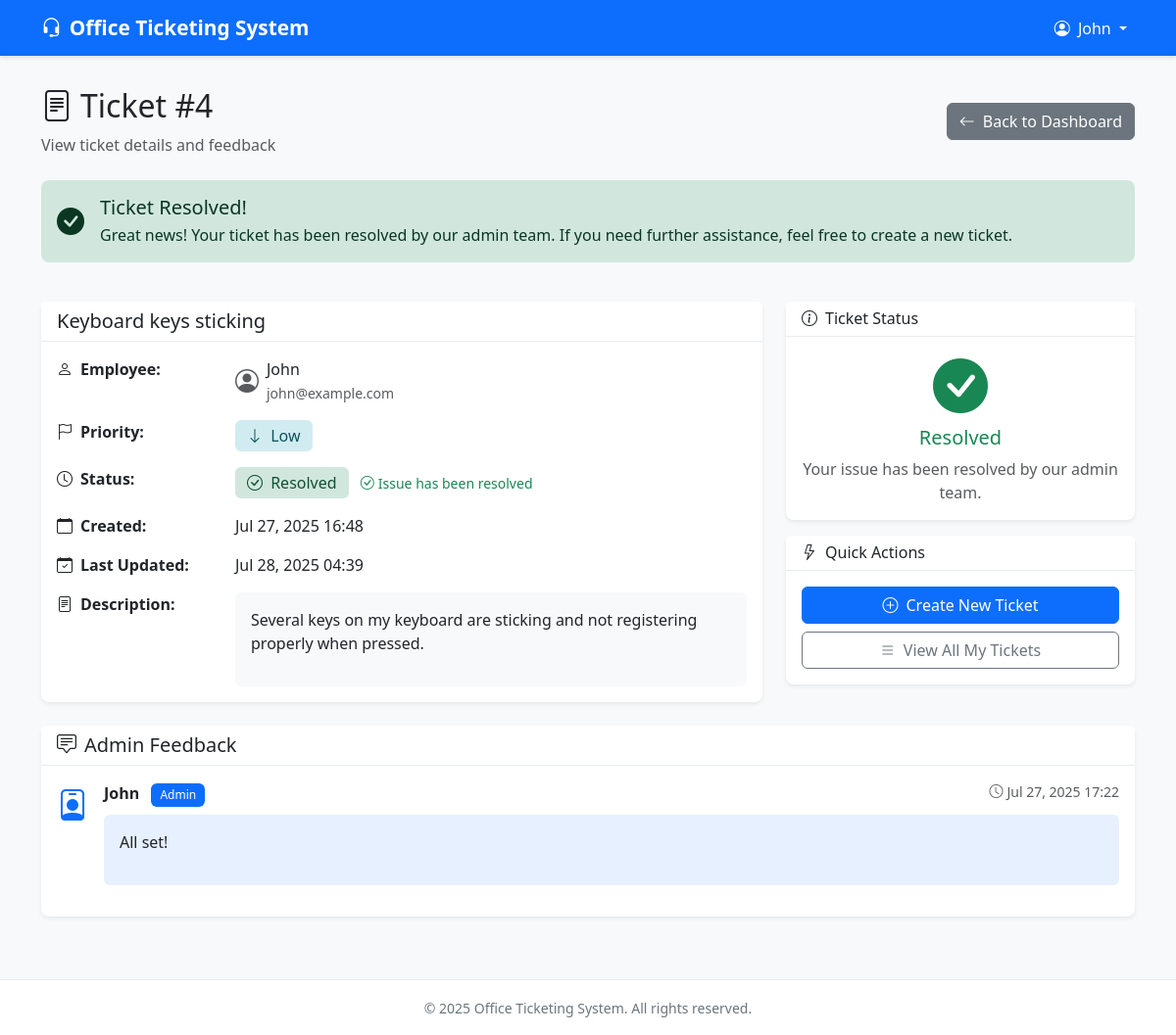
The page /ticket/4/ (signed in) on the database its author committed.
### tickets/models.py (models this page shows, shortened)
class Ticket(models.Model):
    PRIORITY_CHOICES = [
        ('low', 'Low'),
        ('medium', 'Medium'),
        ('high', 'High'),
        ('urgent', 'Urgent'),
    ]
    STATUS_CHOICES = [
        ('open', 'Open'),
        ('ongoing', 'Ongoing'),
        ('resolved', 'Resolved'),
        ('closed', 'Closed'),
    ]
    title = models.CharField(max_length=200)
    description = models.TextField()
    priority = models.CharField(max_length=10, choices=PRIORITY_CHOICES, default='medium')
    status = models.CharField(max_length=10, choices=STATUS_CHOICES, default='open')
    employee = models.ForeignKey(User, on_delete=models.CASCADE, related_name='tickets')
    created_at = models.DateTimeField(default=timezone.now)
    updated_at = models.DateTimeField(auto_now=True)
    class Meta:
        ordering = ['-created_at']

class TicketFeedback(models.Model):
    ticket = models.ForeignKey(Ticket, on_delete=models.CASCADE, related_name='feedback')
    admin_user = models.ForeignKey(User, on_delete=models.CASCADE)
    message = models.TextField()
    created_at = models.DateTimeField(default=timezone.now)
    class Meta:
        ordering = ['-created_at']

### tickets/views.py (the view)
# urls.py: path('ticket/<int:ticket_id>/', views.ticket_detail, name='ticket_detail'),
@login_required
def ticket_detail(request, ticket_id):
    ticket = get_object_or_404(Ticket, id=ticket_id)
    if not is_admin(request.user) and ticket.employee != request.user:
        messages.error(request, 'You can only view your own tickets.')
        return redirect('employee_dashboard')
    feedback_list = ticket.feedback.all()
    return render(request, 'ticket_detail.html', {
        'ticket': ticket,
        'feedback_list': feedback_list
    })

### tickets/views.py (called while the page is built)
def is_admin(user):
    return user.is_staff or user.is_superuser

### templates/ticket_detail.html (shortened to what this page needs)
{% extends 'base.html' %}
{% block content %}
<div class="row mb-4">
    <div class="col-12">
        <div class="d-flex justify-content-between align-items-center">
            <div>
                <h2><i class="bi bi-file-text me-2"></i>Ticket #{{ ticket.id }}</h2>
                <p class="text-muted mb-0">View ticket details and feedback</p>
            </div>
            <a href="{% if user.is_staff %}{% url 'admin_dashboard' %}{% else %}{% url 'employee_dashboard' %}{% endif %}" class="btn btn-secondary">
                <i class="bi bi-arrow-left me-2"></i>Back to Dashboard
            </a>
        </div>
    </div>
</div>
{% if ticket.status == 'resolved' %}
<div class="row mb-4">
    <div class="col-12">
        <div class="alert alert-success" role="alert">
            <div class="d-flex align-items-center">
                <i class="bi bi-check-circle-fill me-3 fs-3"></i>
                <div>
                    <h5 class="alert-heading mb-1">Ticket Resolved!</h5>
                    <p class="mb-0">Great news! Your ticket has been resolved by our admin team. If you need further assistance, feel free to create a new ticket.</p>
                </div>
            </div>
        </div>
    </div>
</div>
{% endif %}
<div class="row">
    <div class="col-lg-8">
        <div class="card">
            <div class="card-header">
                <h5 class="mb-0">{{ ticket.title }}</h5>
            </div>
            <div class="card-body">
                <div class="row mb-3">
                    <div class="col-sm-3"><strong><i class="bi bi-person me-2"></i>Employee:</strong></div>
                    <div class="col-sm-9">
                        <div class="d-flex align-items-center">
                            <i class="bi bi-person-circle me-2 text-muted fs-4"></i>
                            <div>
                                <div class="fw-medium">{{ ticket.employee.first_name|default:ticket.employee.username }}</div>
                                <small class="text-muted">{{ ticket.employee.email }}</small>
                            </div>
                        </div>
                    </div>
                </div>
                <div class="row mb-3">
                    <div class="col-sm-3"><strong><i class="bi bi-flag me-2"></i>Priority:</strong></div>
                    <div class="col-sm-9">
                        <span class="badge priority-{{ ticket.priority }} fs-6">
                            {% if ticket.priority == 'urgent' %}
                                <i class="bi bi-exclamation-triangle me-1"></i>
                            {% elif ticket.priority == 'high' %}
                                <i class="bi bi-arrow-up me-1"></i>
                            {% elif ticket.priority == 'medium' %}
                                <i class="bi bi-dash me-1"></i>
                            {% else %}
                                <i class="bi bi-arrow-down me-1"></i>
                            {% endif %}
                            {{ ticket.get_priority_display }}
                        </span>
                    </div>
                </div>
                <div class="row mb-3">
                    <div class="col-sm-3"><strong><i class="bi bi-clock me-2"></i>Status:</strong></div>
                    <div class="col-sm-9">
                        <span class="badge status-{{ ticket.status }} fs-6">
                            {% if ticket.status == 'open' %}
                                <i class="bi bi-circle me-1"></i>
                            {% elif ticket.status == 'ongoing' %}
                                <i class="bi bi-arrow-clockwise me-1"></i>
                            {% elif ticket.status == 'resolved' %}
                                <i class="bi bi-check-circle me-1"></i>
                            {% else %}
                                <i class="bi bi-x-circle me-1"></i>
                            {% endif %}
                            {{ ticket.get_status_display }}
                        </span>
                        {% if ticket.status == 'resolved' %}
                            <small class="text-success ms-2">
                                <i class="bi bi-check-circle me-1"></i>Issue has been resolved
                            </small>
                        {% endif %}
                    </div>
                </div>
                <div class="row mb-3">
                    <div class="col-sm-3"><strong><i class="bi bi-calendar me-2"></i>Created:</strong></div>
                    <div class="col-sm-9">{{ ticket.created_at|date:"M d, Y H:i" }}</div>
                </div>
                <div class="row mb-3">
                    <div class="col-sm-3"><strong><i class="bi bi-calendar-check me-2"></i>Last Updated:</strong></div>
                    <div class="col-sm-9">{{ ticket.updated_at|date:"M d, Y H:i" }}</div>
                </div>
                <div class="row">
                    <div class="col-sm-3"><strong><i class="bi bi-file-text me-2"></i>Description:</strong></div>
                    <div class="col-sm-9">
                        <div class="p-3 bg-light rounded">
                            {{ ticket.description|linebreaks }}
                        </div>
                    </div>
                </div>
            </div>
        </div>
    </div>
    <div class="col-lg-4">
        <div class="card mb-3">
            <div class="card-header">
                <h6 class="mb-0"><i class="bi bi-info-circle me-2"></i>Ticket Status</h6>
            </div>
            <div class="card-body text-center">
                {% if ticket.status == 'resolved' %}
                    <i class="bi bi-check-circle-fill text-success display-4"></i>
                    <h5 class="mt-2 text-success">Resolved</h5>
                    <p class="text-muted mb-0">Your issue has been resolved by our admin team.</p>
                {% elif ticket.status == 'ongoing' %}
                    <i class="bi bi-arrow-clockwise text-warning display-4"></i>
                    <h5 class="mt-2 text-warning">In Progress</h5>
                    <p class="text-muted mb-0">We're currently working on your ticket.</p>
                {% elif ticket.status == 'closed' %}
                    <i class="bi bi-x-circle-fill text-secondary display-4"></i>
                    <h5 class="mt-2 text-secondary">Closed</h5>
                    <p class="text-muted mb-0">This ticket has been closed.</p>
                {% else %}
                    <i class="bi bi-circle text-info display-4"></i>
                    <h5 class="mt-2 text-info">Open</h5>
                    <p class="text-muted mb-0">We've received your ticket and will respond soon.</p>
                {% endif %}
            </div>
        </div>
        {% if not user.is_staff %}
        <div class="card">
            <div class="card-header">
                <h6 class="mb-0"><i class="bi bi-lightning me-2"></i>Quick Actions</h6>
            </div>
            <div class="card-body">
                <div class="d-grid gap-2">
                    <a href="{% url 'create_ticket' %}" class="btn btn-primary">
                        <i class="bi bi-plus-circle me-2"></i>Create New Ticket
                    </a>
                    <a href="{% url 'employee_dashboard' %}" class="btn btn-outline-secondary">
                        <i class="bi bi-list me-2"></i>View All My Tickets
                    </a>
                </div>
            </div>
        </div>
        {% endif %}
    </div>
</div>
{% if feedback_list %}
<div class="row mt-4">
    <div class="col-12">
        <div class="card">
            <div class="card-header">
                <h5 class="mb-0"><i class="bi bi-chat-square-text me-2"></i>Admin Feedback</h5>
            </div>
            <div class="card-body">
                {% for feedback in feedback_list %}
                <div class="d-flex mb-3 {% if not forloop.last %}border-bottom pb-3{% endif %}">
                    <div class="flex-shrink-0">
                        <i class="bi bi-person-badge fs-2 text-primary"></i>
                    </div>
                    <div class="flex-grow-1 ms-3">
                        <div class="d-flex justify-content-between align-items-start">
                            <div>
                                <strong>{{ feedback.admin_user.first_name|default:feedback.admin_user.username }}</strong>
                                <span class="badge bg-primary ms-2">Admin</span>
                            </div>
                            <small class="text-muted">
                                <i class="bi bi-clock me-1"></i>{{ feedback.created_at|date:"M d, Y H:i" }}
                            </small>
                        </div>
                        <div class="mt-2 p-3 bg-primary bg-opacity-10 rounded">
                            {{ feedback.message|linebreaks }}
                        </div>
                    </div>
                </div>
                {% endfor %}
            </div>
        </div>
    </div>
</div>
{% endif %}
{% endblock %}

### templates/base.html (shortened to what this page needs)
<!DOCTYPE html>
<html lang="en">
<head>
    <link href="https://cdn.jsdelivr.net/npm/bootstrap@5.3.0/dist/css/bootstrap.min.css" rel="stylesheet">
    <link href="https://cdn.jsdelivr.net/npm/bootstrap-icons@1.10.0/font/bootstrap-icons.css" rel="stylesheet">
</head>
<body>
    <nav class="navbar navbar-expand-lg navbar-dark bg-primary">
        <div class="container">
            <a class="navbar-brand" href="{% if user.is_staff %}{% url 'admin_dashboard' %}{% else %}{% url 'employee_dashboard' %}{% endif %}">
                <i class="bi bi-headset me-2"></i>Office Ticketing System
            </a>
            {% if user.is_authenticated %}
            <div class="navbar-nav ms-auto">
                <div class="nav-item dropdown">
                    <a class="nav-link dropdown-toggle text-white" href="#" id="navbarDropdown" role="button" data-bs-toggle="dropdown">
                        <i class="bi bi-person-circle me-1"></i>
                        {{ user.first_name|default:user.username }}
                    </a>
                </div>
            </div>
            {% endif %}
        </div>
    </nav>
    <div class="main-content">
        <div class="container">
            {% block content %}
            {% endblock %}
        </div>
    </div>
    <footer class="footer">
        <div class="container">
            <small>&copy; 2025 Office Ticketing System. All rights reserved.</small>
        </div>
    </footer>
</body>
</html>

### templates/base.html (style rules this page uses)
:root { --primary-color: #0d6efd; --secondary-color: #6c757d; --success-color: #198754; --warning-color: #ffc107; --danger-color: #dc3545; --info-color: #0dcaf0; }
body { background-color: #f8f9fa; font-family: 'Segoe UI', Tahoma, Geneva, Verdana, sans-serif; }
.navbar { box-shadow: 0 2px 4px rgba(0,0,0,.1); }
.navbar-brand { font-weight: 600; font-size: 1.3rem; }
.main-content { padding: 2rem 0; min-height: calc(100vh - 76px); }
.card { border: none; box-shadow: 0 0.125rem 0.25rem rgba(0, 0, 0, 0.075); border-radius: 0.5rem; }
.card-header { background-color: #fff; border-bottom: 1px solid #e9ecef; font-weight: 600; }
.btn { border-radius: 0.375rem; font-weight: 500; }
.priority-low { background-color: #d1ecf1; color: #0c5460; }
.status-resolved { background-color: #d1e7dd; color: #0f5132; }
.badge { font-size: 0.75rem; font-weight: 500; padding: 0.5em 0.75em; }
.alert { border-radius: 0.5rem; border: none; }
.footer { background-color: #fff; border-top: 1px solid #e9ecef; padding: 1rem 0; margin-top: 2rem; text-align: center; color: #6c757d; }

### rows shown on the page
Ticket: id "4", title "Keyboard keys sticking", employee.first_name "John", employee.email "john@example.com", priority "Low", status "Resolved", created_at "Jul 27, 2025 16:48", updated_at "Jul 28, 2025 04:39", description "Several keys on my keyboard are sticking and not registering properly when pressed."
TicketFeedback: admin_user.first_name "John", created_at "Jul 27, 2025 17:22", message "All set!"

### other values the page prints
{{ user.first_name|default:user.username }} "John"
